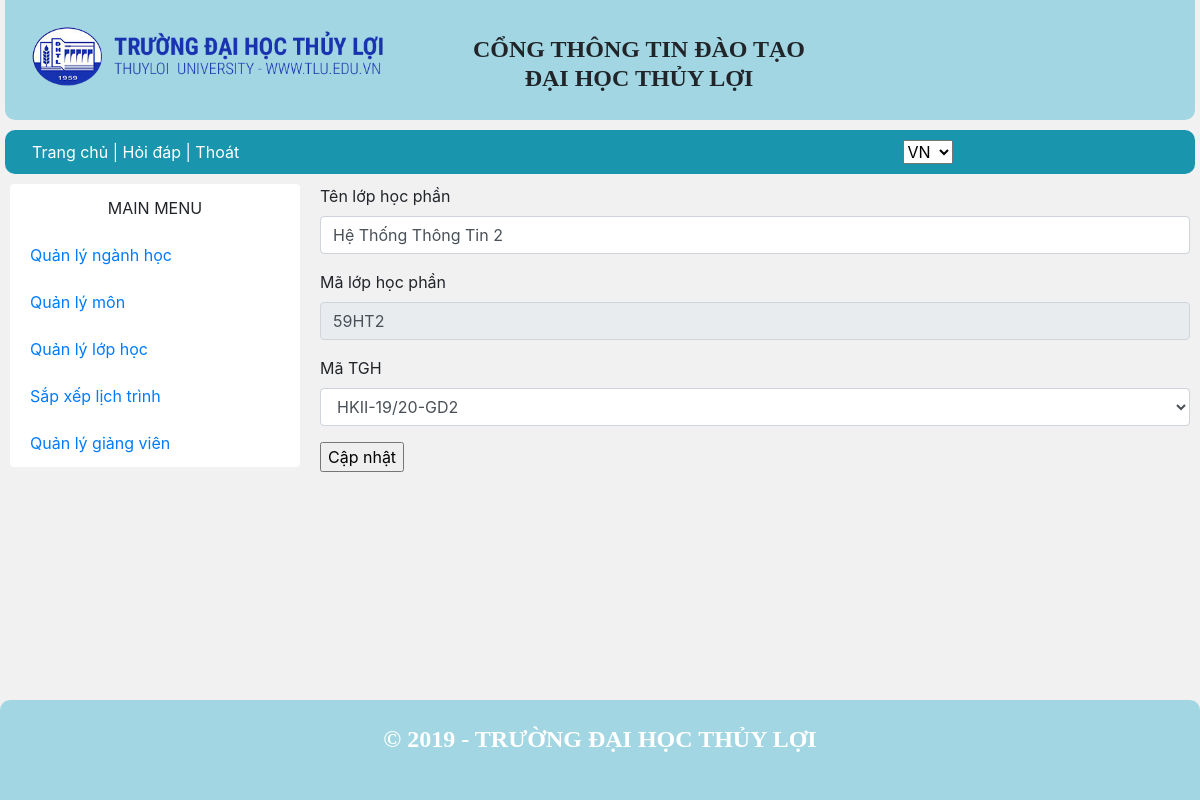
/QuanLy/capnhatlophp.php?id=59HT2, run on the app's committed database.
### tables this page shows
CREATE TABLE `lophocphan` (
  `TenLopHP` varchar(30) DEFAULT NULL,
  `MaLHP` varchar(10) NOT NULL,
  `MaTGH` varchar(20) DEFAULT NULL
);

### QuanLy/capnhatlophp.php (the view, shortened to what this page needs)
<?php require_once("../includes/mysqli_connect.php"); ?>
<?php require ("../includes/dautrang.php"); ?>
  <?php
    $id = -1;
	if (isset($_GET['id'])) { $id = $_GET['id'];	}
	$sql = "SELECT * FROM lophocphan WHERE MaLHP = '$id'";
	$query = mysqli_query($dbcon,$sql);
?>
  <main>
  <?php require ("../includes/nav.php"); ?>
      <div class="grid-container">
      <?php require ("navquanly.php"); ?>
        <div class="grid-item item2">
		<?php     while ( $data = mysqli_fetch_array($query) ) {    	?>
					<form action="capnhatlophp.php" method="POST">
							<div class="form-group" >
								<label>Tên lớp học phần</label>
								<input type="text" name="TenLopHP" class="form-control" required
								value="<?php echo $data['TenLopHP']; ?>"/>
							</div>
							<div class="form-group">
								<label>Mã lớp học phần </label>
								<input type="text" name="MaLHP" class="form-control" required readonly
								value="<?php echo $data['MaLHP']; ?>"/>
							</div>
							<div class="form-group">
								<label>Mã TGH</label>
								<?php
								$sql = mysqli_query($dbcon,"select MaTGH from thoigianhoc") or die(myqli_error($dbcon));
								if (mysqli_num_rows($sql) > 0) {
								$i=0;
								?>
								<select class="form-control" name = "MaTGH" >
									<option><?php echo $data['MaTGH']; ?> </option>
									<?php while($row=mysqli_fetch_assoc($sql)) {
									$i++; ?>
									<option><?php echo $row['MaTGH']; ?></option>
									<?php }}  ?>
								</select>
						    </div>
		                    <div class="form-group" >
									<input type="submit" name="capnhatlophp" value="Cập nhật"/>
							</div>
					</form>
					<?php } ?>
          </div>
      </div>
    </main>
	<?php require ("../includes/chantrang.php"); ?>

### css/stylex.css (style rules this page uses)
body { background-color: #f1f1f2; height: 100%; }
main { height: 100%; }
.grid-container { display: grid; grid-template-columns: 1fr 3fr; padding: 10px; grid-gap: 20px; }
main { padding-top: 10px; height: 100%; padding-bottom: 100px; }

### data on the page
lophocphan: TenLopHP "Hệ Thống Thông Tin 2", MaLHP "59HT2", MaTGH "HKII-19/20-GD2"
